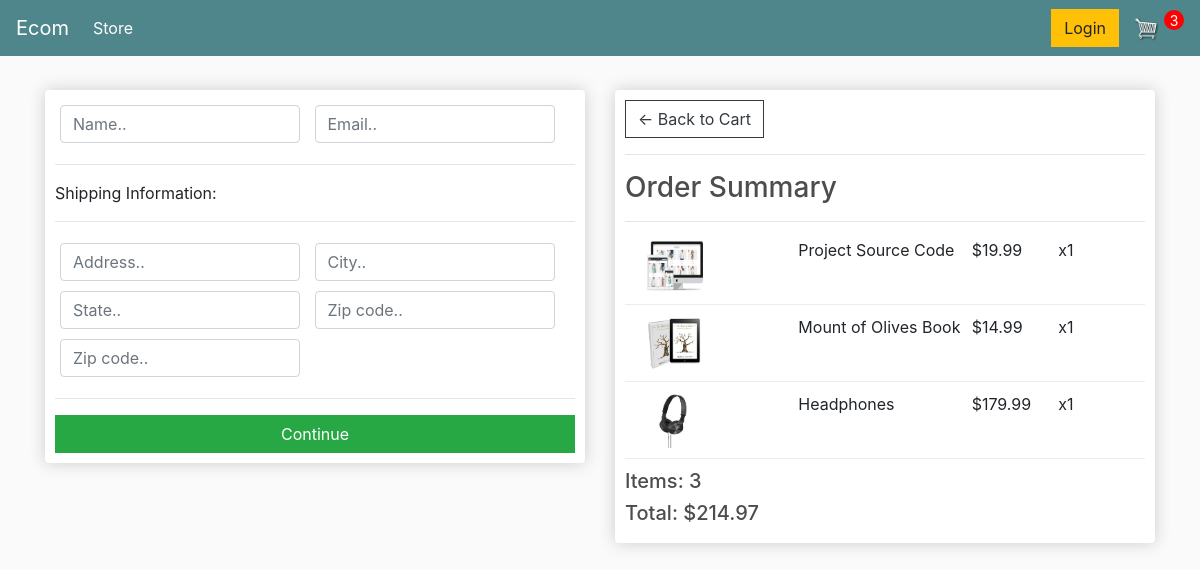
Screenshot of /checkout/ (signed in) with the database file from the repository.
### store/models.py (models this page shows, shortened)
class OrderItem(models.Model):
	product = models.ForeignKey(Product, on_delete=models.SET_NULL, null=True)
	order = models.ForeignKey(Order, on_delete=models.SET_NULL, null=True)
	quantity = models.IntegerField(default=0, null=True, blank=True)
	date_added = models.DateTimeField(auto_now_add=True)
	@property
	def get_total(self):
		total = self.product.price * self.quantity
		return total

class Product(models.Model):
    name = models.CharField(max_length=200)
    price = models.FloatField()
    digital = models.BooleanField(default=False, null=True, blank=True)
    image = models.ImageField(null=True, blank=True)
    @property
    def imageURL(self):
        try:
            url = self.image.url
        except:
            url = ''
        return url

class Order(models.Model):
	customer = models.ForeignKey(Customer, on_delete=models.SET_NULL, null=True, blank=True)
	date_ordered = models.DateTimeField(auto_now_add=True)
	complete = models.BooleanField(default=False)
	transaction_id = models.CharField(max_length=100, null=True)
	@property
	def shipping(self):
		shipping=False
		orderitems = self.orderitem_set.all()
		for i in orderitems :
			if i.product.digital == False:
				shipping=True
		return shipping
	@property
	def get_cart_total(self):
		orderitems = self.orderitem_set.all()
		total = sum([item.get_total for item in orderitems])
		return total
	@property
	def get_cart_items(self):
		orderitems = self.orderitem_set.all()
		total = sum([item.quantity for item in orderitems])
		return total

### store/views.py (the view)
# urls.py: path('checkout/',views.checkout ,name='checkout' ),
def checkout(request):
	if request.user.is_authenticated:
		customer = request.user.customer
		order, created = Order.objects.get_or_create(customer=customer, complete=False)
		items = order.orderitem_set.all()
		cartItems=order.get_cart_items
	else:
		items = []
		order = {'get_cart_total':0, 'get_cart_items':0, 'shipping':False}
		cartItems = order['get_cart_items']
	context = {'items':items, 'order':order,
		'cartItems':cartItems}
	return render(request, 'store/checkout.html', context)

### store/templates/store/checkout.html (shortened to what this page needs)
{% extends 'store/main.html' %}
{% load static %}
{% block content %}
<div class="row">
    <div class="col-lg-6">
        <div class="box-element" id="form-wrapper">
            <form id="form">
                <div id="user-info">
                    <div class="form-field">
                        <input required class="form-control" type="text" name="name" placeholder="Name..">
                    </div>
                    <div class="form-field">
                        <input required class="form-control" type="email" name="email" placeholder="Email..">
                    </div>
                </div>
                <div id="shipping-info">
                    <hr>
                    <p>Shipping Information:</p>
                    <hr>
                    <div class="form-field">
                        <input class="form-control" type="text" name="address" placeholder="Address..">
                    </div>
                    <div class="form-field">
                        <input class="form-control" type="text" name="city" placeholder="City..">
                    </div>
                    <div class="form-field">
                        <input class="form-control" type="text" name="state" placeholder="State..">
                    </div>
                    <div class="form-field">
                        <input class="form-control" type="text" name="zipcode" placeholder="Zip code..">
                    </div>
                    <div class="form-field">
                        <input class="form-control" type="text" name="country" placeholder="Zip code..">
                    </div>
                </div>
                <hr>
                <input id="form-button" class="btn btn-success  w-100" type="submit" value="Continue">
            </form>
        </div>
        <br>
    </div>
    <div class="col-lg-6">
        <div class="box-element">
            <a class="btn btn-outline-dark" href="{% url 'cart' %}">&#x2190; Back to Cart</a>
            <hr>
            <h3>Order Summary</h3>
            <hr>
            {% for item in items %}
            <div class="cart-row">
                <div style="flex:2"><img class="row-image" src="{{item.product.imageURL}}"></div>
                <div style="flex:2">
                    <p>{{item.product.name}}</p>
                </div>
                <div style="flex:1">
                    <p>${{item.product.price|floatformat:2}}</p>
                </div>
                <div style="flex:1">
                    <p>x{{item.quantity}}</p>
                </div>
            </div>
            {% endfor %}
            <h5>Items: {{order.get_cart_items}}</h5>
            <h5>Total: ${{order.get_cart_total|floatformat:2}}</h5>
        </div>
    </div>
</div>
{% endblock content %}

### static/css/main.css (style rules this page uses)
body { background-color: hsl(0, 0%, 98%); }
h1, h2, h3, h4, h5, h6 { color: hsl(0, 0%, 30%); }
.box-element { box-shadow: hsl(0, 0%, 80%) 0 0 16px; background-color: #fff; border-radius: 4px; padding: 10px; }
.col-lg-4, .col-lg-6, .col-lg-8, .col-lg-12 { margin-top: 10px; }
.btn { border-radius: 0; }
.row-image { width: 100px; }
.form-field { width: 250px; display: inline-block; padding: 5px; }
.cart-row { display: flex; align-items: flex-stretch; padding-bottom: 10px; margin-bottom: 10px; border-bottom: 1px solid #ececec; }

### rows the page displays
OrderItem: product.imageURL (picture), product.name "Project Source Code", product.price "19.99", quantity "1"
OrderItem: product.imageURL (picture), product.name "Mount of Olives Book", product.price "14.99", quantity "1"
OrderItem: product.imageURL (picture), product.name "Headphones", product.price "179.99", quantity "1"
Order: get_cart_items "3", get_cart_total "214.97"

### other values shown
{{ cartItems }} "3"
